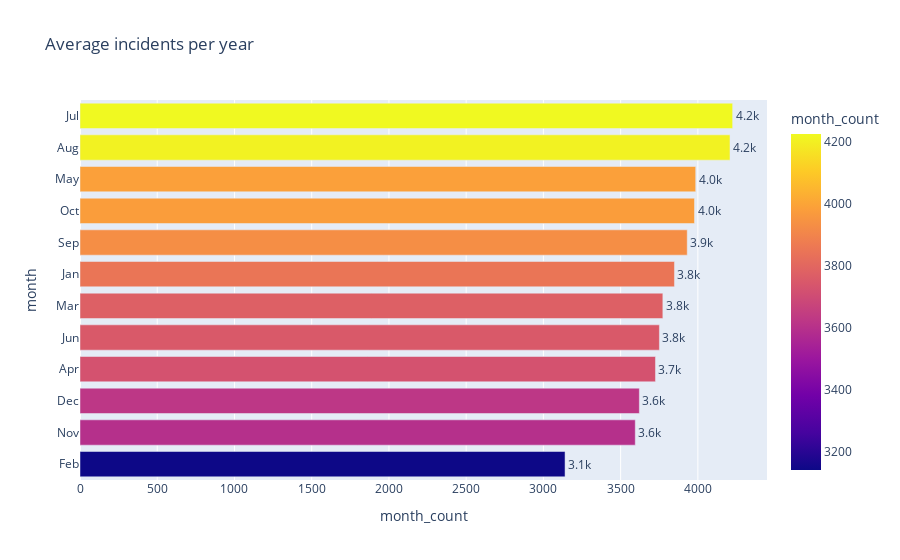

The cell this chart's notebook holds for it:
### Markdown cell above
**Average Incisents per year**

### Code cell
pivote_year = pd.pivot_table(
    yearly, index='month', values='month_count',
    aggfunc='mean').sort_values('month_count').reset_index()

fig = px.bar(pivote_year,
             y='month',
             x='month_count',
             text=round(pivote_year['month_count'], 2),
             color='month_count',
             title='Average incidents per year')
fig.update_traces(texttemplate='%{text:.2s}', textposition='outside')
fig.update_layout(uniformtext_minsize=8, uniformtext_mode='hide')
fig.show()

### Figure 1 — Plotly figure (JSON) as saved in the notebook; plotly's stock layout.template omitted (floating-point values rounded to 4 significant figures)
{"data": [{"alignmentgroup": "True", "hovertemplate": "month_count=%{marker.color}<br>month=%{y}<br>text=%{text}<extra></extra>", "legendgroup": "", "marker": {"color": [3140.0, 3595.0, 3621.0, 3726.0, 3751, 3773.0, 3848.0, 3931.0, 3978.0, 3986, 4208, 4225.0], "coloraxis": "coloraxis", "pattern": {"shape": ""}}, "name": "", "offsetgroup": "", "orientation": "h", "showlegend": false, "text": [3140.0, 3595.0, 3621.0, 3726.0, 3751, 3773.0, 3848.0, 3931.0, 3978.0, 3986, 4208, 4225.0], "textposition": "outside", "texttemplate": "%{text:.2s}", "type": "bar", "x": [3140.0, 3595.0, 3621.0, 3726.0, 3751, 3773.0, 3848.0, 3931.0, 3978.0, 3986, 4208, 4225.0], "xaxis": "x", "y": ["Feb", "Nov", "Dec", "Apr", "Jun", "Mar", "Jan", "Sep", "Oct", "May", "Aug", "Jul"], "yaxis": "y"}], "layout": {"barmode": "relative", "coloraxis": {"colorbar": {"title": {"text": "month_count"}}, "colorscale": [[0, "#0d0887"], [0.1111, "#46039f"], [0.2222, "#7201a8"], [0.3333, "#9c179e"], [0.4444, "#bd3786"], [0.5556, "#d8576b"], [0.6667, "#ed7953"], [0.7778, "#fb9f3a"], [0.8889, "#fdca26"], [1, "#f0f921"]]}, "legend": {"tracegroupgap": 0}, "title": {"text": "Average incidents per year"}, "uniformtext": {"minsize": 8, "mode": "hide"}, "xaxis": {"anchor": "y", "domain": [0, 1], "title": {"text": "month_count"}}, "yaxis": {"anchor": "x", "domain": [0, 1], "title": {"text": "month"}}}}
